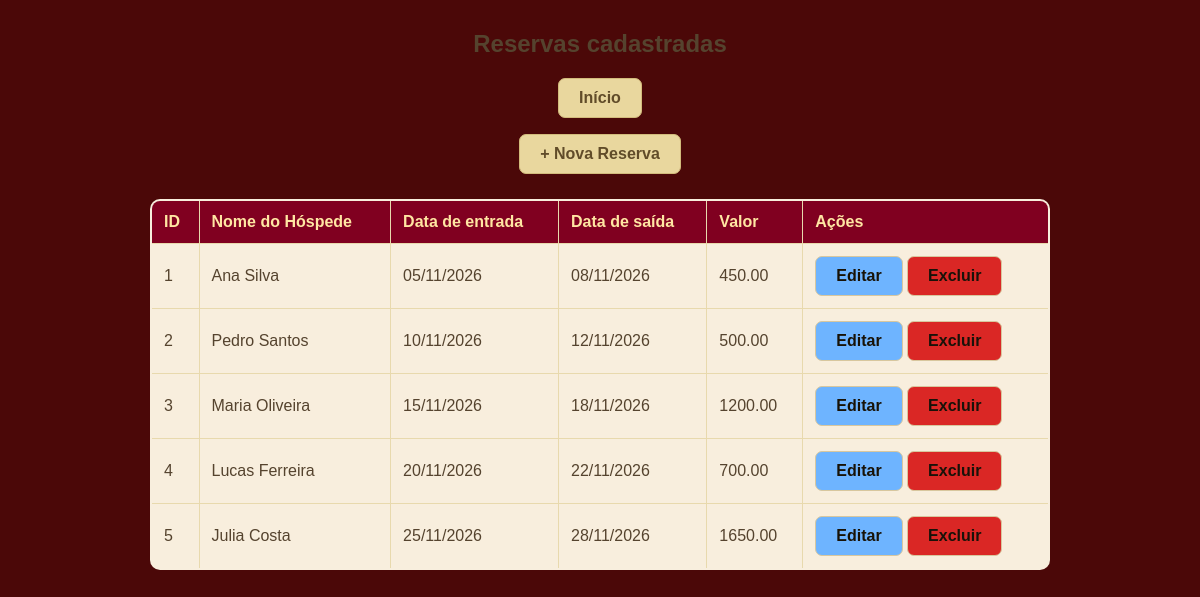
The page /Reservas/listar_reservas.php on the database its author committed.
### tables this page shows
CREATE TABLE tbReservas (
    codigo_reserva INT AUTO_INCREMENT,
    hospede_codigo INT NOT NULL,
    funcionario_codigo INT NOT NULL,
    data_entrada DATE NOT NULL,
    data_saida DATE NOT NULL,
    valor_total DECIMAL(10,2),
    CONSTRAINT pk_reservas PRIMARY KEY(codigo_reserva),
    CONSTRAINT fk_reservas_hospedes FOREIGN KEY(hospede_codigo) REFERENCES tbHospedes(codigo_hospede) ON DELETE RESTRICT,
    CONSTRAINT fk_reservas_funcionarios FOREIGN KEY(funcionario_codigo) REFERENCES tbFuncionarios(codigo_funcionario) ON DELETE RESTRICT
);

CREATE TABLE tbHospedes (
    codigo_hospede INT AUTO_INCREMENT,
    nome_hospede VARCHAR(50) NOT NULL,
    cpf_hospede VARCHAR(14) NOT NULL,
    telefone_hospede VARCHAR(15),
    cidade_hospede VARCHAR(30),
    CONSTRAINT pk_hospedes PRIMARY KEY(codigo_hospede)
);

### Reservas/listar_reservas.php (the view, shortened to what this page needs)
<?php
    require_once '../conexao.php';
    try {
        $stmt = $pdo->query("SELECT tbReservas.*, tbHospedes.nome_hospede
                             FROM tbReservas INNER JOIN tbHospedes ON tbReservas.hospede_codigo = tbHospedes.codigo_hospede
                             ORDER BY tbReservas.codigo_reserva ASC");
        $reservas = $stmt->fetchAll();
    } catch(PDOException $e){
        die("Erro ao buscar reservas: " . $e->getMessage());
    }
?>
<!DOCTYPE html>
<html lang="pt-br">
    <head>
        <link rel="stylesheet" href="../style.css">
    </head>
    <body>
        <h2>Reservas cadastradas</h2>
        <p><a class="btn btn-inicio" href="../index.php">Início</a></p>
        <p><a class="btn btn-novo" href="form_reserva.php">+ Nova Reserva</a></p>
        <?php if(count($reservas) > 0): ?>
        <table>
            <thead>
                <tr>
                    <th>ID</th>
                    <th>Nome do Hóspede</th>
                    <th>Data de entrada</th>
                    <th>Data de saída</th>
                    <th>Valor</th>
                    <th>Ações</th>
                </tr>
            </thead>
            <tbody>
                <?php foreach($reservas as $reserva): ?>
                <tr>
                    <td>
                        <?= htmlspecialchars($reserva['codigo_reserva']) ?>
                    </td>
                    <td>
                        <?= htmlspecialchars($reserva['nome_hospede']) ?>
                    </td>
                    <td>
                        <?= DateTime::createFromFormat('Y-m-d', $reserva['data_entrada'])->format('d/m/Y') ?>
                    </td>
                    <td>
                        <?= DateTime::createFromFormat('Y-m-d', $reserva['data_saida'])->format('d/m/Y') ?>
                    </td>
                    <td>
                        <?= htmlspecialchars($reserva['valor_total']) ?>
                    </td>
                    <td>
                        <a class="btn btn-editar" href="form_reserva.php?id=<?= (int)$reserva['codigo_reserva'] ?>">Editar</a>
                        <a class="btn btn-excluir" href="excluir_reserva.php?id=<?= (int)$reserva['codigo_reserva'] ?>">Excluir</a>
                    </td>
                </tr>
                <?php endforeach; ?>
            </tbody>
        </table>
        <?php else: ?>
            <p>Nenhuma reserva encontrada</p>
        <?php endif; ?>
    </body>
</html>

### style.css (style rules this page uses)
body { font-family: Arial, sans-serif; margin: 30px; background-color: #4b0808; background-image: url("FundoNatal.png"); background-size: cover; background-position: center; background-repeat: no-repeat; background-attachment: fixed; color: #55432e; text-align: center; }
table { border-collapse: collapse; width: 100%; max-width: 900px; margin: 25px auto; background-color: rgba(255, 248, 230, 0.96); border: 2px solid #e8d9ad; border-radius: 10px; overflow: hidden; }
th, td { border: 1px solid #e8d9ad; padding: 12px; text-align: left; }
th { background-color: #800020; color: #ffe6a3; }
td { color: #55432e; }
.btn { padding: 10px 20px; border: none; border-radius: 7px; cursor: pointer; font-size: 16px; text-decoration: none; display: inline-block; transition: 0.3s; font-weight: bold; }
.btn-inicio { background-color: #e9d79e; color: #614c29; border: 1px solid #d2bb7c; }
.btn-novo { background-color: #e9d79e; color: #614c29; border: 1px solid #d2bb7c; }
.btn-editar { background-color: #6eb4ff; color: #181206; border: 1px solid #d8c79e; }
.btn-excluir { background-color: #d60303d7; color: #181209; border: 1px solid #d8c79e; }

### rows shown on the page
tbreservas: codigo_reserva "1", hospede_codigo.nome_hospede "Ana Silva", data_entrada "05/11/2026", data_saida "08/11/2026", valor_total "450.00"
tbreservas: codigo_reserva "2", hospede_codigo.nome_hospede "Pedro Santos", data_entrada "10/11/2026", data_saida "12/11/2026", valor_total "500.00"
tbreservas: codigo_reserva "3", hospede_codigo.nome_hospede "Maria Oliveira", data_entrada "15/11/2026", data_saida "18/11/2026", valor_total "1200.00"
tbreservas: codigo_reserva "4", hospede_codigo.nome_hospede "Lucas Ferreira", data_entrada "20/11/2026", data_saida "22/11/2026", valor_total "700.00"
tbreservas: codigo_reserva "5", hospede_codigo.nome_hospede "Julia Costa", data_entrada "25/11/2026", data_saida "28/11/2026", valor_total "1650.00"
